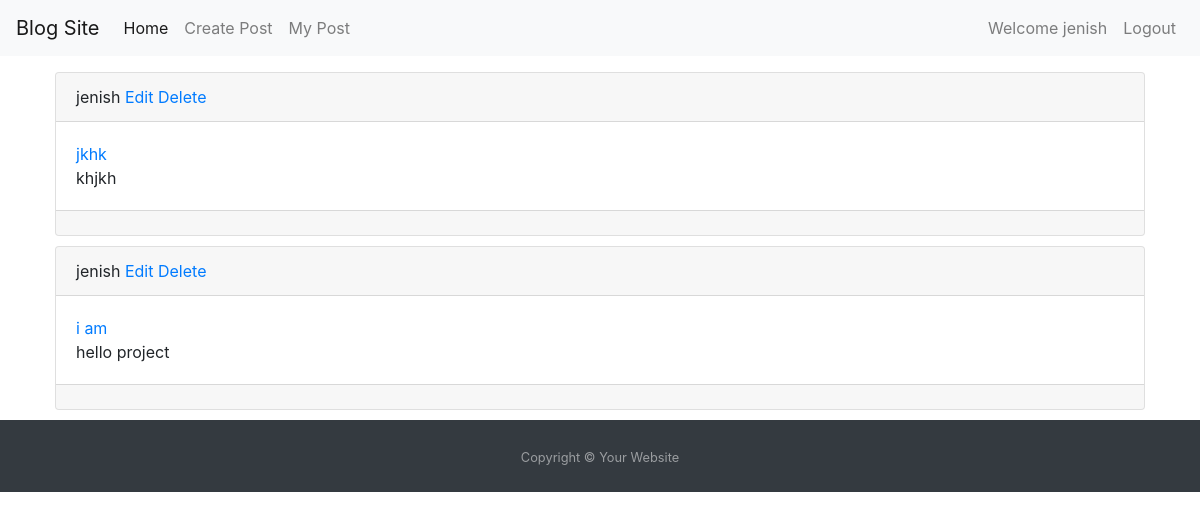
The page /mypost (signed in) on the database its author committed.
### blog/models.py (models this page shows, shortened)
class Post(models.Model):
    user = models.ForeignKey(settings.AUTH_USER_MODEL, on_delete=models.CASCADE)
    title = models.CharField(max_length=100)
    text = models.TextField()

### blog/views.py (the view)
# urls.py: path('mypost',views.mypost, name='mypost'),
@login_required
def mypost(request):
    posts = Post.objects.filter(user=request.user)
    context = {
        'posts' : posts
    }
    return render(request,'blog/mypost.html',context)

### templates/blog/mypost.html (shortened to what this page needs)
{% extends "base.html" %}
{% block content %}
<div class="container">
<p>{% for post in posts  %}
    <div class="card" style="margin:10px">
        <div class="card-header">{{post.user.username}}
            <a href="{% url 'updatepost' post.pk %}">Edit</a>
            <a href="{% url 'deletepost' post.pk %}"> Delete</a>
        </div>
        <div class="card-body">
            <a href="{% url 'detailpost' post.pk %}">{{post.title}}</a><br>
            {{post.text}}
        </div>
        <div class="card-footer">
        </div>
    </div>
{% endfor %}
</div>
{% endblock %}

### templates/base.html (shortened to what this page needs)
<!DOCTYPE html>
<html lang="en">
<head>
  <link rel="stylesheet" href="https://maxcdn.bootstrapcdn.com/bootstrap/4.5.2/css/bootstrap.min.css">
</head>
<body>
<nav class="navbar navbar-expand-lg navbar-light bg-light">
  <a class="navbar-brand" href="#">Blog Site</a>
  <div class="collapse navbar-collapse" id="navbarNav">
    <ul class="navbar-nav">
      <li class="nav-item active">
        <a class="nav-link" href="{% url 'home'%}">Home <span class="sr-only">(current)</span></a>
      </li>
      {% if user.is_authenticated %}
      <li class="nav-item">
        <a class="nav-link" href="{% url 'createpost' %}">Create Post</a>
      </li>
      <li class="nav-item">
        <a class="nav-link" href="{% url 'mypost' %}">My Post</a>
      </li>
      {% endif %}
    </ul>
    <ul class="navbar-nav ml-auto">
    {% if user.is_authenticated %}
      <li class="nav-item">
        <a class="nav-link" href="{% url 'userdetail' %}">Welcome {{request.user}}</a>
      </li>
      <li class="nav-item">
        <a class="nav-link" href="{% url 'logout' %}">Logout</a>
      </li>
      {% endif %}
    </ul>
  </div>
</nav>
{% block content %}
{% endblock %}
<div class="footer py-4 bg-dark text-white-50">
    <div class="container text-center">
      <small>Copyright &copy; Your Website</small>
    </div>
  </div>
</body>
</html>

### rows shown on the page
Post: user.username "jenish", title "jkhk", text "khjkh"
Post: user.username "jenish", title "i am", text "hello project"

### other values the page prints
{{ request.user }} "jenish"
